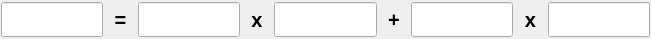
    <widget class="QWidget" name="layoutWidget">
     <property name="geometry">
      <rect>
       <x>200</x>
       <y>50</y>
       <width>651</width>
       <height>31</height>
      </rect>
     </property>
     <layout class="QHBoxLayout" name="horizontalLayout_2" stretch="3,1,3,1,3,1,3,1,3">
      <property name="spacing">
       <number>0</number>
      </property>
      <property name="leftMargin">
       <number>1</number>
      </property>
      <property name="topMargin">
       <number>2</number>
      </property>
      <property name="rightMargin">
       <number>1</number>
      </property>
      <property name="bottomMargin">
       <number>2</number>
      </property>
      <item>
       <widget class="caLineEdit" name="caLineEdit_3">
        <property name="sizePolicy">
         <sizepolicy hsizetype="Expanding" vsizetype="Expanding">
          <horstretch>0</horstretch>
          <verstretch>0</verstretch>
         </sizepolicy>
        </property>
        <property name="font">
         <font>
          <family>Monospace</family>
          <pointsize>17</pointsize>
          <stylestrategy>PreferDefault</stylestrategy>
         </font>
        </property>
        <property name="alignment">
         <set>Qt::AlignAbsolute|Qt::AlignCenter|Qt::AlignHCenter|Qt::AlignVCenter</set>
        </property>
        <property name="channel" stdset="0">
         <string notr="true">$(P)$(SLITS):hCenterDVAL</string>
        </property>
        <property name="foreground">
         <color>
          <red>10</red>
          <green>0</green>
          <blue>184</blue>
         </color>
        </property>
        <property name="background">
         <color>
          <red>200</red>
          <green>200</green>
          <blue>200</blue>
         </color>
        </property>
        <property name="colorMode">
         <enum>caLineEdit::Static</enum>
        </property>
        <property name="precisionMode">
         <enum>caLineEdit::Channel</enum>
        </property>
        <property name="limitsMode">
         <enum>caLineEdit::Channel</enum>
        </property>
        <property name="maxValue">
         <double>1.000000000000000</double>
        </property>
        <property name="minValue">
         <double>0.000000000000000</double>
        </property>
        <property name="fontScaleMode" stdset="0">
         <enum>caLineEdit::WidthAndHeight</enum>
        </property>
        <property name="formatType">
         <enum>caLineEdit::decimal</enum>
        </property>
       </widget>
      </item>
      <item>
       <widget class="caLabel" name="calabel_17">
        <property name="sizePolicy">
         <sizepolicy hsizetype="Expanding" vsizetype="Preferred">
          <horstretch>0</horstretch>
          <verstretch>0</verstretch>
         </sizepolicy>
        </property>
        <property name="font">
         <font>
          <pointsize>15</pointsize>
          <weight>75</weight>
          <bold>true</bold>
         </font>
        </property>
        <property name="text">
         <string>=</string>
        </property>
        <property name="alignment">
         <set>Qt::AlignCenter</set>
        </property>
       </widget>
      </item>
      <item>
       <widget class="caTextEntry" name="caTextEntry_12">
        <property name="sizePolicy">
         <sizepolicy hsizetype="Expanding" vsizetype="Expanding">
          <horstretch>0</horstretch>
          <verstretch>0</verstretch>
         </sizepolicy>
        </property>
        <property name="font">
         <font>
          <family>Monospace</family>
          <pointsize>14</pointsize>
          <stylestrategy>PreferDefault</stylestrategy>
         </font>
        </property>
        <property name="channel" stdset="0">
         <string notr="true">$(P)$(SLITS):hCenterC1.VAL</string>
        </property>
        <property name="foreground">
         <color>
          <red>0</red>
          <green>0</green>
          <blue>0</blue>
         </color>
        </property>
        <property name="background">
         <color>
          <red>115</red>
          <green>223</green>
          <blue>255</blue>
         </color>
        </property>
        <property name="colorMode">
         <enum>caLineEdit::Static</enum>
        </property>
        <property name="precisionMode">
         <enum>caLineEdit::Channel</enum>
        </property>
        <property name="limitsMode">
         <enum>caLineEdit::Channel</enum>
        </property>
        <property name="maxValue">
         <double>1.000000000000000</double>
        </property>
        <property name="minValue">
         <double>0.000000000000000</double>
        </property>
        <property name="fontScaleMode" stdset="0">
         <enum>caLineEdit::WidthAndHeight</enum>
        </property>
        <property name="formatType">
         <enum>caLineEdit::decimal</enum>
        </property>
       </widget>
      </item>
      <item>
       <widget class="caLabel" name="calabel_19">
        <property name="sizePolicy">
         <sizepolicy hsizetype="Expanding" vsizetype="Preferred">
          <horstretch>0</horstretch>
          <verstretch>0</verstretch>
         </sizepolicy>
        </property>
        <property name="font">
         <font>
          <pointsize>15</pointsize>
          <weight>75</weight>
          <bold>true</bold>
         </font>
        </property>
        <property name="text">
         <string>x</string>
        </property>
        <property name="alignment">
         <set>Qt::AlignCenter</set>
        </property>
       </widget>
      </item>
      <item>
       <widget class="caLineEdit" name="caLineEdit_8">
        <property name="sizePolicy">
         <sizepolicy hsizetype="Expanding" vsizetype="Expanding">
          <horstretch>0</horstretch>
          <verstretch>0</verstretch>
         </sizepolicy>
        </property>
        <property name="font">
         <font>
          <family>Monospace</family>
          <pointsize>17</pointsize>
          <stylestrategy>PreferDefault</stylestrategy>
         </font>
        </property>
        <property name="alignment">
         <set>Qt::AlignAbsolute|Qt::AlignCenter|Qt::AlignHCenter|Qt::AlignVCenter</set>
        </property>
        <property name="channel" stdset="0">
         <string notr="true">$(P)$(HOR).RBV</string>
        </property>
        <property name="foreground">
         <color>
          <red>10</red>
          <green>0</green>
          <blue>184</blue>
         </color>
        </property>
        <property name="background">
         <color>
          <red>200</red>
          <green>200</green>
          <blue>200</blue>
         </color>
        </property>
        <property name="colorMode">
         <enum>caLineEdit::Static</enum>
        </property>
        <property name="precisionMode">
         <enum>caLineEdit::Channel</enum>
        </property>
        <property name="limitsMode">
         <enum>caLineEdit::Channel</enum>
        </property>
        <property name="maxValue">
         <double>1.000000000000000</double>
        </property>
        <property name="minValue">
         <double>0.000000000000000</double>
        </property>
        <property name="fontScaleMode" stdset="0">
         <enum>caLineEdit::WidthAndHeight</enum>
        </property>
        <property name="formatType">
         <enum>caLineEdit::decimal</enum>
        </property>
       </widget>
      </item>
      <item>
       <widget class="caLabel" name="calabel_20">
        <property name="sizePolicy">
         <sizepolicy hsizetype="Expanding" vsizetype="Preferred">
          <horstretch>0</horstretch>
          <verstretch>0</verstretch>
         </sizepolicy>
        </property>
        <property name="font">
         <font>
          <pointsize>15</pointsize>
          <weight>75</weight>
          <bold>true</bold>
         </font>
        </property>
        <property name="text">
         <string>+</string>
        </property>
        <property name="alignment">
         <set>Qt::AlignCenter</set>
        </property>
        <property name="indent">
         <number>0</number>
        </property>
       </widget>
      </item>
      <item>
       <widget class="caTextEntry" name="caTextEntry_13">
        <property name="sizePolicy">
         <sizepolicy hsizetype="Expanding" vsizetype="Expanding">
          <horstretch>0</horstretch>
          <verstretch>0</verstretch>
         </sizepolicy>
        </property>
        <property name="font">
         <font>
          <family>Monospace</family>
          <pointsize>14</pointsize>
          <stylestrategy>PreferDefault</stylestrategy>
         </font>
        </property>
        <property name="channel" stdset="0">
         <string notr="true">$(P)$(SLITS):hCenterC2.VAL</string>
        </property>
        <property name="foreground">
         <color>
          <red>0</red>
          <green>0</green>
          <blue>0</blue>
         </color>
        </property>
        <property name="background">
         <color>
          <red>115</red>
          <green>223</green>
          <blue>255</blue>
         </color>
        </property>
        <property name="colorMode">
         <enum>caLineEdit::Static</enum>
        </property>
        <property name="precisionMode">
         <enum>caLineEdit::Channel</enum>
        </property>
        <property name="limitsMode">
         <enum>caLineEdit::Channel</enum>
        </property>
        <property name="maxValue">
         <double>1.000000000000000</double>
        </property>
        <property name="minValue">
         <double>0.000000000000000</double>
        </property>
        <property name="fontScaleMode" stdset="0">
         <enum>caLineEdit::WidthAndHeight</enum>
        </property>
        <property name="formatType">
         <enum>caLineEdit::decimal</enum>
        </property>
       </widget>
      </item>
      <item>
       <widget class="caLabel" name="calabel_18">
        <property name="sizePolicy">
         <sizepolicy hsizetype="Expanding" vsizetype="Preferred">
          <horstretch>0</horstretch>
          <verstretch>0</verstretch>
         </sizepolicy>
        </property>
        <property name="font">
         <font>
          <pointsize>15</pointsize>
          <weight>75</weight>
          <bold>true</bold>
         </font>
        </property>
        <property name="text">
         <string>x</string>
        </property>
        <property name="alignment">
         <set>Qt::AlignCenter</set>
        </property>
       </widget>
      </item>
      <item>
       <widget class="caLineEdit" name="caLineEdit_7">
        <property name="sizePolicy">
         <sizepolicy hsizetype="Expanding" vsizetype="Expanding">
          <horstretch>0</horstretch>
          <verstretch>0</verstretch>
         </sizepolicy>
        </property>
        <property name="font">
         <font>
          <family>Monospace</family>
          <pointsize>17</pointsize>
          <stylestrategy>PreferDefault</stylestrategy>
         </font>
        </property>
        <property name="alignment">
         <set>Qt::AlignAbsolute|Qt::AlignCenter|Qt::AlignHCenter|Qt::AlignVCenter</set>
        </property>
        <property name="channel" stdset="0">
         <string notr="true">$(P)$(DIAG).RBV</string>
        </property>
        <property name="foreground">
         <color>
          <red>10</red>
          <green>0</green>
          <blue>184</blue>
         </color>
        </property>
        <property name="background">
         <color>
          <red>200</red>
          <green>200</green>
          <blue>200</blue>
         </color>
        </property>
        <property name="colorMode">
         <enum>caLineEdit::Static</enum>
        </property>
        <property name="precisionMode">
         <enum>caLineEdit::Channel</enum>
        </property>
        <property name="limitsMode">
         <enum>caLineEdit::Channel</enum>
        </property>
        <property name="maxValue">
         <double>1.000000000000000</double>
        </property>
        <property name="minValue">
         <double>0.000000000000000</double>
        </property>
        <property name="fontScaleMode" stdset="0">
         <enum>caLineEdit::WidthAndHeight</enum>
        </property>
        <property name="formatType">
         <enum>caLineEdit::decimal</enum>
        </property>
       </widget>
      </item>
     </layout>
    </widget>
